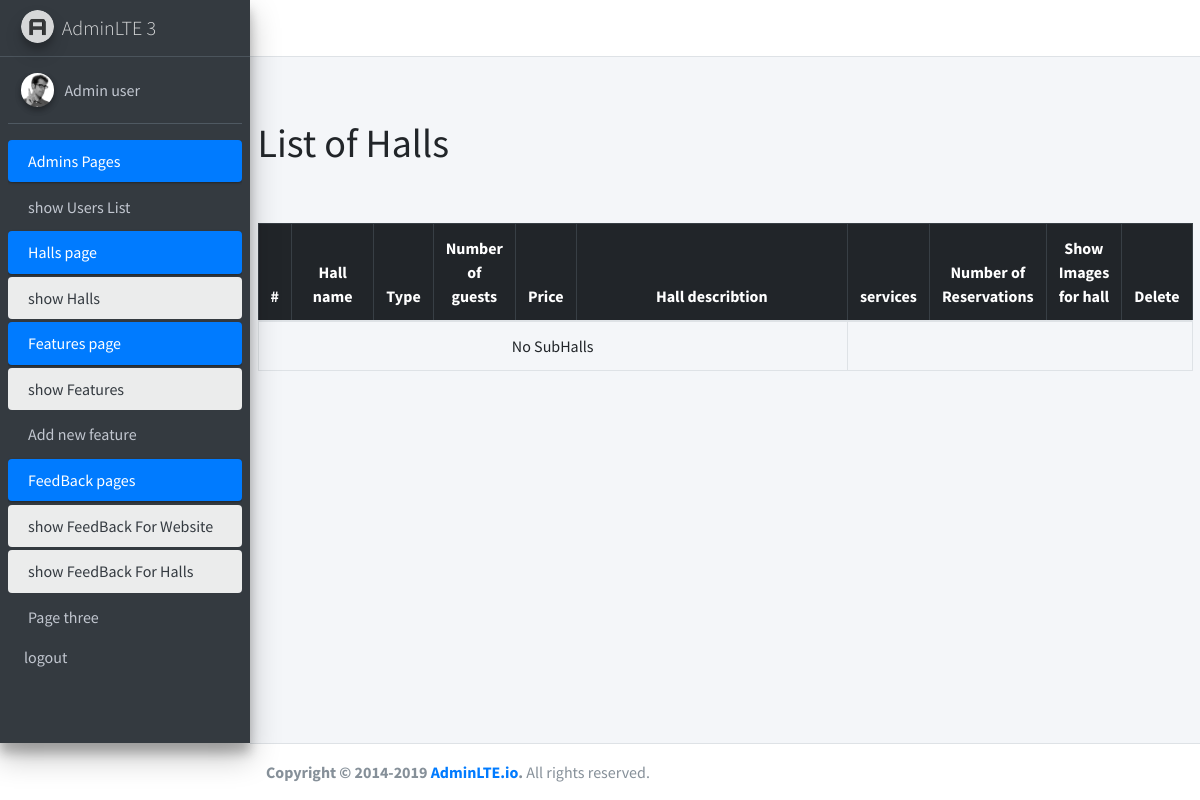
/admin/showsubhallsadmin.php?hallId=77, run on an earlier commit of the app's database.
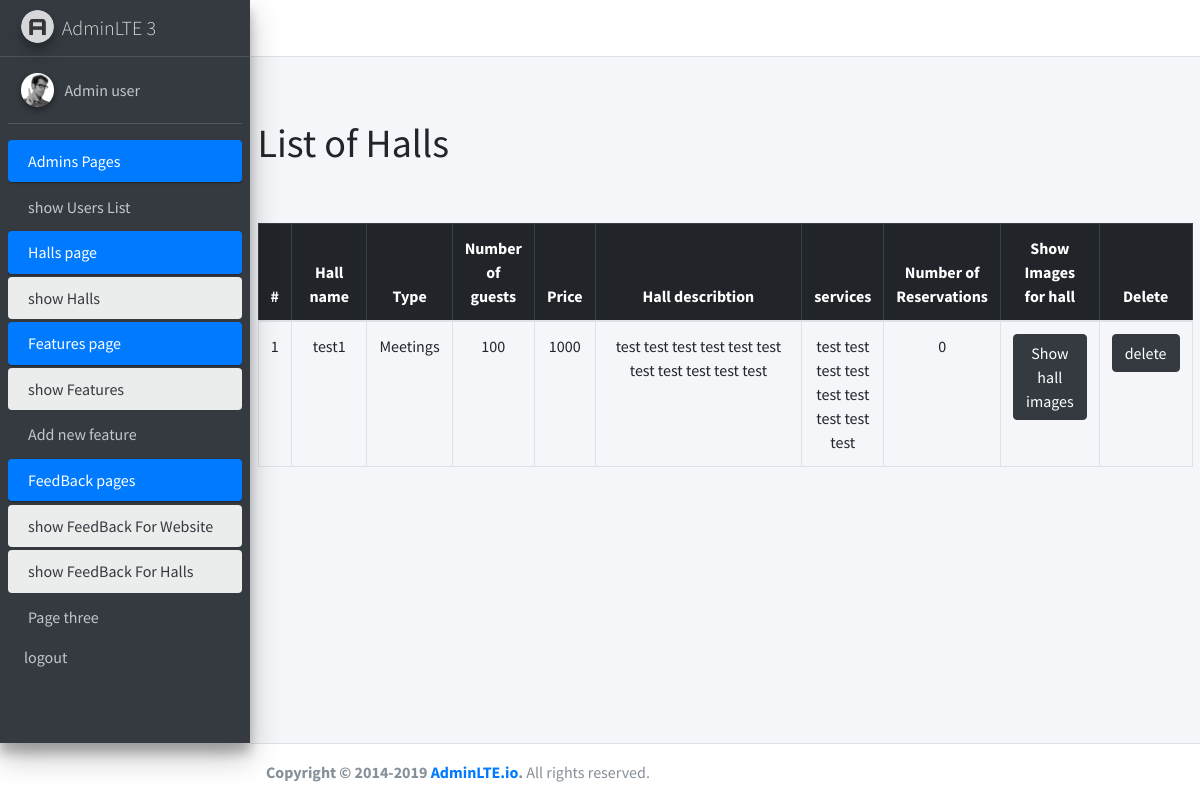
And on a later commit of the database.
### tables this page shows
CREATE TABLE `subhalls` (
  `id` int(11) NOT NULL,
  `name` varchar(200) NOT NULL,
  `type` int(11) NOT NULL,
  `number_of_guests` int(11) NOT NULL,
  `price` float NOT NULL,
  `hall_describtion` varchar(500) NOT NULL,
  `services` varchar(500) NOT NULL,
  `image_view` varchar(300) NOT NULL,
  `hall_id` int(11) NOT NULL,
  `num_of_reservation` int(11) NOT NULL DEFAULT '0'
);

### admin/handlers/get-subhall.php (called while the page is built)
<?php
$hall_id=$_GET['hallId'];
$test= $hall_id;
$sql="SELECT h.id,h.name,h.type, h.number_of_guests,h.price,h.hall_describtion,h.services,h.num_of_reservation FROM subhalls h where h.hall_id ='$test'";
$sqlResult=mysqli_query($conn,$sql);
$hallData=mysqli_fetch_all($sqlResult);
?>

### admin/showsubhallsadmin.php (the view, shortened to what this page needs)
<?php session_start();
require("handlers/db.php");
require("handlers/get-subhall.php");
$hallId=$_GET['hallId'];
$sql="SELECT h.id,h.name,h.type,h.number_of_guests,h.price,h.hall_describtion,h.services,h.num_of_reservation FROM subhalls h where h.hall_id = '$hallId' ";
$query=mysqli_query($conn,$sql);
if(mysqli_num_rows($query)>0){
    $halls=mysqli_fetch_all($query,MYSQLI_ASSOC);
}
require("inc/header.php");
?>
<main role="main" class="flex-shrink-0 ">
        <div class="container">
        <br>
            <h1>List of Halls</h1>
            <br>
        <br>
            <table class="table table-bordered text-center justify-content-start">
                <thead  class="table-dark">
                    <tr>
                    <th scope="col">#</th>
                    <th scope="col"  style="width:10%">Hall name</th>
                    <th scope="col">Type</th>
                    <th scope="col">Number of guests</th>
                    <th scope="col">Price</th>
                    <th scope="col"style="width:40%">Hall describtion</th>
                    <th scope="col"> services</th>
                    <th scope="col"> Number of Reservations</th>
                    <th scope="col">Show Images for hall</th>
                    <th scope="col">Delete</th>
                    </tr>
                </thead>
                <tbody>
<?php
if(isset($halls)){
foreach($hallData as $index=>$halls){?>
    <tr>
    <td><?=$index+1;?></td>
    <td><?=$halls[1];?></td>
    <td><?php
    if ($halls[2]=='1'){
echo "Weddings";
}else if ($halls[2]=='2'){
    echo "Meetings";
}
else if ($halls[2]=='3'){
    echo "Weddings and Meetings";
}
?></td>
    <td><?=$halls[3];?></td>
    <td><?=$halls[4];?></td>
    <td><?=$halls[5];?></td>
    <td><?=$halls[6];?></td>
    <td><?=$halls[7];?></td>
    <td><a href="showimages.php?hallId=<?= $halls[0];?>"class="btn btn-dark">Show hall images</a></td>
   <td><a href="handlers/deletesubhall.php?hallId=<?= $halls[0];?>"class="btn btn-dark">delete</a></td>
    </tr>
<?php }
}
else{?>
  <tr>
    <td colspan="6" class="text-center">No SubHalls</td>
  </tr>
  <?php
} ?>
                </tbody>
            </table>
        </div>
    </main>
  <?php
require("inc/footer.php");
?>

### admin/inc/header.php (shortened to what this page needs)
<!DOCTYPE html>
<html lang="en">
<head>
  <link rel="stylesheet" href="assets/css/fontawesome.all.css">
  <link rel="stylesheet" href="assets/css/adminlte.css">
</head>
<body class="hold-transition sidebar-mini">
<div class="wrapper">
  <nav class="main-header navbar navbar-expand navbar-white navbar-light">
    <ul class="navbar-nav">
      <li class="nav-item">
        <a class="nav-link" data-widget="pushmenu" href="#" role="button"><i class="fas fa-bars"></i></a>
      </li>
    </ul>
  </nav>
  <aside class="main-sidebar sidebar-dark-primary elevation-4">
    <a href="#" class="brand-link">
      <img src="assets/img/logo.png" alt="AdminLTE Logo" class="brand-image img-circle elevation-3"
           style="opacity: .8">
      <span class="brand-text font-weight-light">AdminLTE 3</span>
    </a>
    <div class="sidebar">
      <div class="user-panel mt-3 pb-3 mb-3 d-flex">
        <div class="image">
          <img src="assets/img/user-profile.jpg" class="img-circle elevation-2" alt="User Image">
        </div>
        <div class="info">
          <a href="#" class="d-block">Admin user</a>
        </div>
      </div>
      <nav class="mt-2">
        <ul class="nav nav-pills nav-sidebar flex-column" data-widget="treeview" role="menu" data-accordion="false">
               <?php if( ($_SESSION['usertype'] != 'owner') ){?>
          <li class="nav-item has-treeview menu-open">
            <a href="#" class="nav-link active">
              <p>
                Admins Pages
              </p>
            </a>
            <ul class="nav nav-treeview">
              <li class="nav-item">
                <a href="showusers.php" class="nav-link ">
                  <p>show Users List</p>
                </a>
              </li>
            </ul>
          </li>
          <li class="nav-item has-treeview menu-open">
            <a href="#" class="nav-link active">
              <p>
                Halls page
              </p>
            </a>
            <ul class="nav nav-treeview">
              <li class="nav-item">
                <a href="showhalls.php" class="nav-link active ">
                  <p>show Halls</p>
                </a>
              </li>
            </ul>
          </li>
          <?php }?>
          <?php if( ($_SESSION['usertype'] != 'owner') ){?>
          <li class="nav-item has-treeview menu-open">
            <a href="#" class="nav-link active">
              <p>
                Features page
              </p>
            </a>
            <ul class="nav nav-treeview">
              <li class="nav-item">
                <a href="showfeatures.php" class="nav-link active ">
                  <p>show Features</p>
                </a>
              </li>
              <li class="nav-item">
                <a href="createfeature.php" class="nav-link ">
                  <p>Add new feature</p>
                </a>
              </li>
            </ul>
          </li>
          <?php }?>
          <?php if( ($_SESSION['usertype']!= 'owner') ){?>
          <li class="nav-item has-treeview menu-open">
            <a href="#" class="nav-link active">
              <p>
                FeedBack pages
              </p>
            </a>
            <ul class="nav nav-treeview">
              <li class="nav-item">
                <a href="ShowFeedBack.php" class="nav-link active ">
                  <p>show FeedBack For Website</p>
                </a>
              </li>
              <li class="nav-item">
                <a href="showfeedbacksubhallAdmin.php" class="nav-link active ">
                  <p>show FeedBack For Halls</p>
                </a>
              </li>
            </ul>
          </li>
          <li class="nav-item">
            <a href="#" class="nav-link">
              <p>
                Page three
              </p>
            </a>
          </li>
          <?php }?>
        </ul>
      </nav>
      <?php if( ($_SESSION['usertype']!= 'owner') ){?>
      <div class="float-left d-none d-sm-inline">
    <a class="dropdown-item" href="../admin/handlers/logout.php">logout</a>
    </div>
    <?php }else{?>
      <div class="float-left d-none d-sm-inline">
    <a class="dropdown-item" href="../admin/handlers/logout.php">Back to Home</a>
    </div>
    <?php }?>
    </div>
  </aside>
  <div class="content-wrapper">
    <div class="content-header">
    </div>

### admin/inc/footer.php (shortened to what this page needs)
</div>
      </div>
  <footer class="main-footer">
    <strong>Copyright &copy; 2014-2019 <a href="https://adminlte.io">AdminLTE.io</a>.</strong> All rights reserved.
  </footer>
</body>
</html>

What changed in the data, as far as the page shows it:
added subhalls: name "test1", type "Meetings", number_of_guests "100", price "1000", hall_describtion "test test test test test test test test test test test", services "test test test test test test test test test", num_of_reservation "0"
Also different on the page:
text no longer shown: "No SubHalls"
